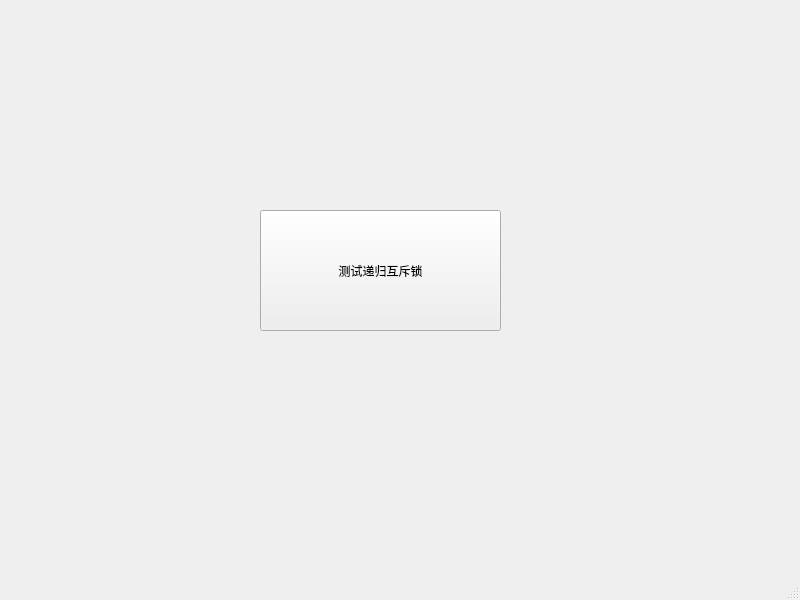
<?xml version="1.0" encoding="UTF-8"?>
<ui version="4.0">
 <class>MainWindow</class>
 <widget class="QMainWindow" name="MainWindow">
  <property name="geometry">
   <rect>
    <x>0</x>
    <y>0</y>
    <width>800</width>
    <height>600</height>
   </rect>
  </property>
  <property name="windowTitle">
   <string>MainWindow</string>
  </property>
  <widget class="QWidget" name="centralwidget">
   <widget class="QPushButton" name="pushButton">
    <property name="geometry">
     <rect>
      <x>260</x>
      <y>210</y>
      <width>241</width>
      <height>121</height>
     </rect>
    </property>
    <property name="text">
     <string>测试递归互斥锁</string>
    </property>
   </widget>
  </widget>
  <widget class="QMenuBar" name="menubar">
   <property name="geometry">
    <rect>
     <x>0</x>
     <y>0</y>
     <width>800</width>
     <height>26</height>
    </rect>
   </property>
  </widget>
  <widget class="QStatusBar" name="statusbar"/>
 </widget>
 <resources/>
 <connections/>
</ui>
